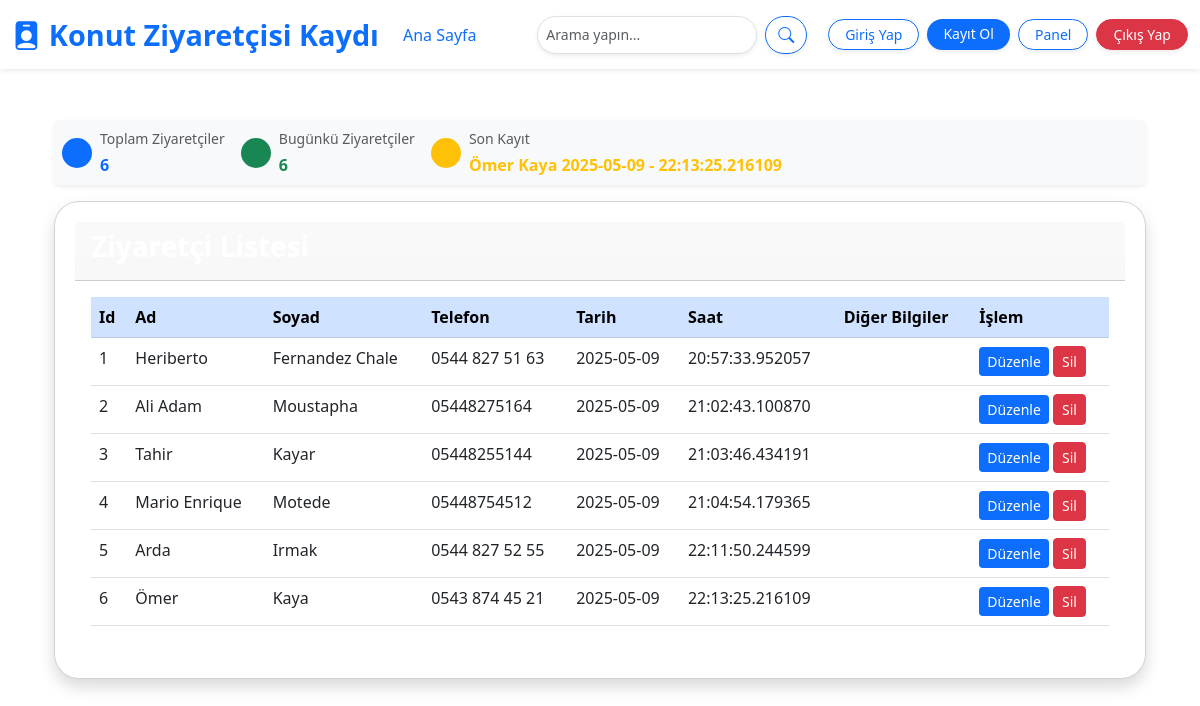
The page /dashboard (signed in) on the database its author committed.
### models.py (models this page shows)
class Visitor(db.Model):
    __tablename__ = 'visitor'
    __table_args__ = {'extend_existing': True}
    id = db.Column(db.Integer, primary_key=True)
    name = db.Column(db.String(100), nullable=False)
    surname = db.Column(db.String(100), nullable=False)
    phone = db.Column(db.String(15), nullable=False)
    date = db.Column(db.Date, nullable=False)
    time = db.Column(db.Time, nullable=False)
    other_data = db.Column(db.Text, nullable=True)

### app.py (the view)
@app.route('/dashboard')
@login_required #panele gitmek için önce giriş yapmalısınız
def dashboard():
    total_visitors = Visitor.query.count()
    today = datetime.today().date()
    visitors_today = Visitor.query.filter_by(date=today).count()
    last_visitor = Visitor.query.order_by(Visitor.id.desc()).first()
    last_registration = f"{last_visitor.name} {last_visitor.surname} {last_visitor.date} - {last_visitor.time}" if last_visitor else "No hay registros"
    visitors = Visitor.query.all()
    return render_template('dashboard.html', visitors=Visitor.query.all(), total_visitors=total_visitors, visitors_today=visitors_today, last_registration=last_registration)

### app.py (called while the page is built)
@login_manager.user_loader
def load_user(user_id):
    return User.query.get(int(user_id))

### templates/dashboard.html (shortened to what this page needs)
{% extends "base.html" %}
{% block page_class %}dashboard-background{% endblock %}
{% block content %}
<div class="container mt-4">
    <div class="d-flex justify-content-between align-items-center bg-light shadow-sm rounded p-2 mb-3">
        <div class="d-flex gap-3">
            <div class="stat-box d-flex align-items-center">
                <div class="icon bg-primary text-white rounded-circle d-flex justify-content-center align-items-center" style="width: 30px; height: 30px;">
                </div>
                <div class="ms-2">
                    <p class="mb-1 text-muted small">Toplam Ziyaretçiler</p>
                    <p class="fw-bold text-primary mb-0">{{ total_visitors }}</p>
                </div>
            </div>
            <div class="stat-box d-flex align-items-center">
                <div class="icon bg-success text-white rounded-circle d-flex justify-content-center align-items-center" style="width: 30px; height: 30px;">
                </div>
                <div class="ms-2">
                    <p class="mb-1 text-muted small">Bugünkü Ziyaretçiler</p>
                    <p class="fw-bold text-success mb-0">{{ visitors_today }}</p>
                </div>
            </div>
            <div class="stat-box d-flex align-items-center">
                <div class="icon bg-warning text-white rounded-circle d-flex justify-content-center align-items-center" style="width: 30px; height: 30px;">
                </div>
                <div class="ms-2">
                    <p class="mb-1 text-muted small">Son Kayıt</p>
                    <p class="fw-bold text-warning mb-0">{{ last_registration }}</p>
                </div>
            </div>
        </div>
    </div>
    <div class="card shadow blurred-box">
        <div class="card-header bg-gradient text-white">
            <h5 class="fw-bold fs-3">Ziyaretçi Listesi</h5>
        </div>
        <div class="card-body">
            <table class="table table-hover">
                <thead class="table-primary text-white">
                    <tr>
                        <th>Id</th>
                        <th>Ad</th>
                        <th>Soyad</th>
                        <th>Telefon</th>
                        <th>Tarih</th>
                        <th>Saat</th>
                        <th>Diğer Bilgiler</th>
                        <th>İşlem</th>
                    </tr>
                </thead>
                <tbody>
                    {% for visitor in visitors %}
                    <tr>
                        <td>{{ visitor.id }}</td>
                        <td>{{ visitor.name }}</td>
                        <td>{{ visitor.surname }}</td>
                        <td>{{ visitor.phone }}</td>
                        <td>{{ visitor.date }}</td>
                        <td>{{ visitor.time }}</td>
                        <td>{{ visitor.other_data }}</td>
                        <td>
                            <a href="/editvisitor/{{ visitor.id }}" class="btn btn-sm btn-primary">Düzenle</a>
                            <a href="/deletevisitor/{{ visitor.id }}" class="btn btn-sm btn-danger">Sil</a>
                        </td>
                    </tr>
                    {% endfor %}
                </tbody>
            </table>
        </div>
    </div>
</div>
{% endblock %}

### templates/base.html (shortened to what this page needs)
<!DOCTYPE html>
<html lang="tr">
<head>
    <link href="https://cdn.jsdelivr.net/npm/bootstrap@5.3.0/dist/css/bootstrap.min.css" rel="stylesheet">
    <link rel="stylesheet" href="https://cdn.jsdelivr.net/npm/bootstrap-icons@1.10.0/font/bootstrap-icons.css">
    <link rel="stylesheet" href="/static/styles.css">
</head>
<body class="{% block page_class %}{% endblock %}">
    <nav class="navbar navbar-expand-lg navbar-light bg-white shadow-sm fixed-top">
        <div class="container-fluid">
            <a class="navbar-brand d-flex align-items-center text-primary fw-bold" href="/">
                <i class="bi bi-person-badge-fill me-2" style="font-size: 1.8rem;"></i>
                Konut Ziyaretçisi Kaydı
            </a>
            <div class="collapse navbar-collapse justify-content-between" id="navbarNav">
                <ul class="navbar-nav">
                    <li class="nav-item">
                        <a href="/" class="nav-link text-primary fw-medium">Ana Sayfa</a>
                    </li>
                </ul>
                <form class="d-flex me-3">
                    <input class="form-control form-control-sm rounded-pill ms-5 ms-5 shadow-sm" type="search" placeholder="Arama yapın..." aria-label="Search">
                    <button class="btn btn-outline-primary rounded-pill ms-2 shadow-sm" type="submit">
                        <i class="bi bi-search"></i>
                    </button>
                </form>
                <div class="d-flex">
                    <a href="/login" class="btn btn-outline-primary btn-sm rounded-pill px-3 shadow-sm me-2">Giriş Yap</a>
                    <a href="/registervisitor" class="btn btn-primary btn-sm rounded-pill px-3 shadow-sm me-2">Kayıt Ol</a>
                    <a href="/dashboard" class="btn btn-outline-primary btn-sm rounded-pill px-3 shadow-sm me-2">Panel</a>
                    {% if current_user.is_authenticated %}
                    <a href="{{ url_for('logout') }}" class="btn btn-danger btn-sm rounded-pill px-3 shadow-sm me-">Çıkış Yap</a>
                    {% endif %}
                </div>
            </div>
        </div>
    </nav>
    <main class="container mt-5 pt-5">
        {% block content %}
        {% endblock %}
    </main>
</body>
</html>

### static/styles.css (style rules this page uses)
.dashboard-background { background-image: url('/static/img/victor-sutty-5vYJJ2khdj8-unsplash1.png'); background-size: cover; background-position: center; background-repeat: no-repeat; background-attachment: fixed; }
.blurred-box { background: rgba(255, 255, 255, 0.1); backdrop-filter: blur(10px); border-radius: 25px; padding: 20px; box-shadow: 0px 4px 10px rgba(0, 0, 0, 0.1); }
.navbar { transition: all 0.3s ease; }
.navbar-brand { font-size: 1.8rem; }
.nav-link { font-weight: 500; font-size: 1rem; }
.btn-primary { background-color: #0d6efd; border: none; }
.btn-outline-primary { border-color: #0d6efd; color: #0d6efd; }
form input { font-size: 0.9rem; border-color: #dee2e6; transition: all 0.3s ease; }
.shadow-sm { box-shadow: 0 4px 10px rgba(0, 0, 0, 0.1); }

### rows shown on the page
Visitor: id "1", name "Heriberto", surname "Fernandez Chale", phone "0544 827 51 63", date "2025-05-09", time "20:57:33.952057"
Visitor: id "2", name "Ali Adam", surname "Moustapha", phone "05448275164", date "2025-05-09", time "21:02:43.100870"
Visitor: id "3", name "Tahir", surname "Kayar", phone "05448255144", date "2025-05-09", time "21:03:46.434191"
Visitor: id "4", name "Mario Enrique", surname "Motede", phone "05448754512", date "2025-05-09", time "21:04:54.179365"
Visitor: id "5", name "Arda", surname "Irmak", phone "0544 827 52 55", date "2025-05-09", time "22:11:50.244599"
Visitor: id "6", name "Ömer", surname "Kaya", phone "0543 874 45 21", date "2025-05-09", time "22:13:25.216109"

### other values the page prints
{{ total_visitors }} "6"
{{ visitors_today }} "6"
{{ last_registration }} "Ömer Kaya 2025-05-09 - 22:13:25.216109"
